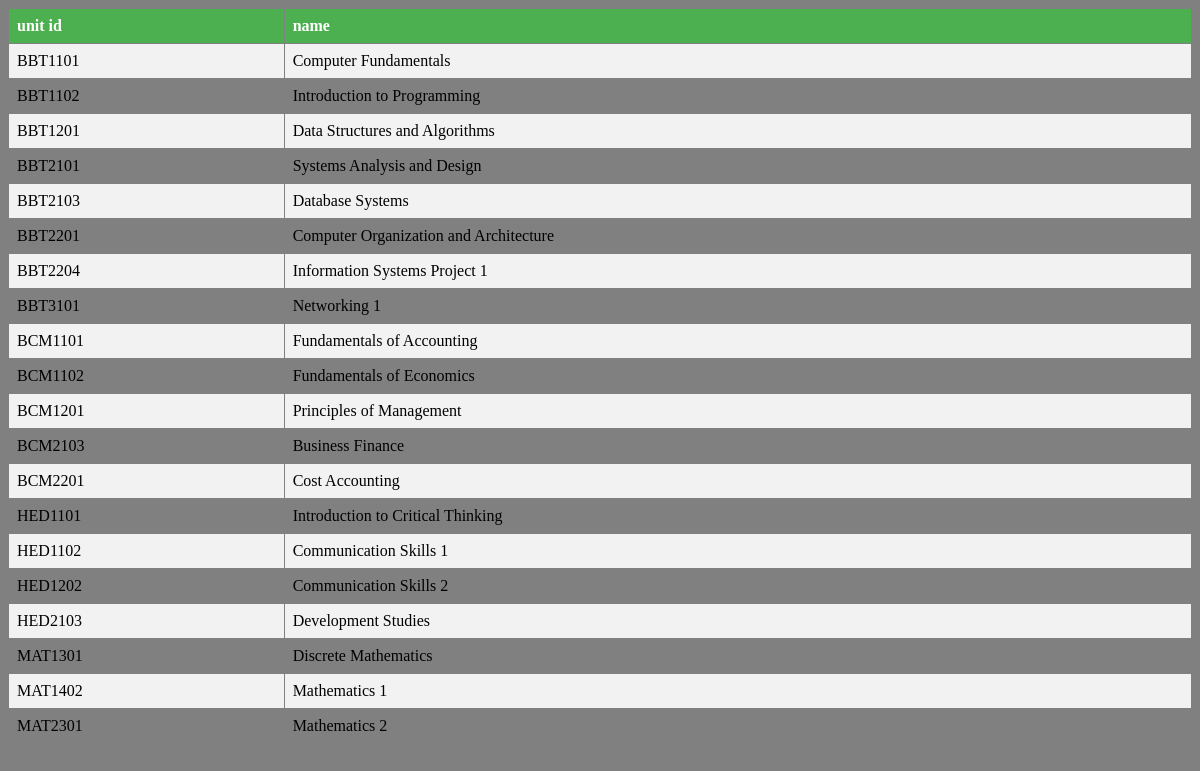
Screenshot of /displays/unitsdisplay.php (signed in) with the database file from the repository.
### tables this page shows
CREATE TABLE `units` (
  `unit_id` varchar(45) NOT NULL,
  `unit_name` varchar(45) NOT NULL,
  PRIMARY KEY (`unit_id`)
);

### displays/unitsdisplay.php (the view, shortened to what this page needs)
<html>
<head>
<link rel="stylesheet" type="text/css" href="../css/mystyles.css">
</head>
<body class="mainpage">
 <?PHP
include "../connection.php";
$SQL="SELECT * FROM units";
$result=mysqli_query($db_handle,$SQL);
print "<table border=\"1\">";
print "<tr>
<th>unit id</th>
<th>name</th>
</tr>
";
while($db_field=mysqli_fetch_assoc($result)){
	print "<tr>";
	print "<td>".$db_field['unit_id']."</td>";
	print "<td>".$db_field['unit_name']."</td>";
	print "</tr>";
	}
	print "</table>";
?>
</body>
</html>

### css/mystyles.css (style rules this page uses)
.mainpage { background-color: gray; }
table { border-collapse: collapse; width: 100%; }
th, td { text-align: left; padding: 8px; }
tr:nth-child(even) { background-color: #f2f2f2 }
th { background-color: #4CAF50; color: white; }

### rows the page displays
units: unit_id "BBT1101", unit_name "Computer Fundamentals"
units: unit_id "BBT1102", unit_name "Introduction to Programming"
units: unit_id "BBT1201", unit_name "Data Structures and Algorithms"
units: unit_id "BBT2101", unit_name "Systems Analysis and Design"
units: unit_id "BBT2103", unit_name "Database Systems"
units: unit_id "BBT2201", unit_name "Computer Organization and Architecture"
units: unit_id "BBT2204", unit_name "Information Systems Project 1"
units: unit_id "BBT3101", unit_name "Networking 1"
units: unit_id "BCM1101", unit_name "Fundamentals of Accounting"
units: unit_id "BCM1102", unit_name "Fundamentals of Economics"
units: unit_id "BCM1201", unit_name "Principles of Management"
units: unit_id "BCM2103", unit_name "Business Finance"
units: unit_id "BCM2201", unit_name "Cost Accounting"
units: unit_id "HED1101", unit_name "Introduction to Critical Thinking"
units: unit_id "HED1102", unit_name "Communication Skills 1"
units: unit_id "HED1202", unit_name "Communication Skills 2"
units: unit_id "HED2103", unit_name "Development Studies"
units: unit_id "MAT1301", unit_name "Discrete Mathematics"
units: unit_id "MAT1402", unit_name "Mathematics 1"
units: unit_id "MAT2301", unit_name "Mathematics 2"
